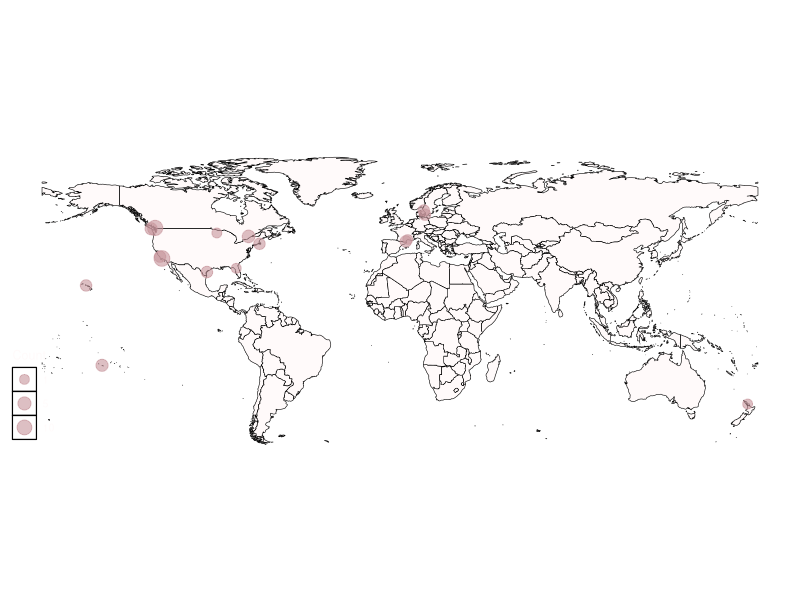
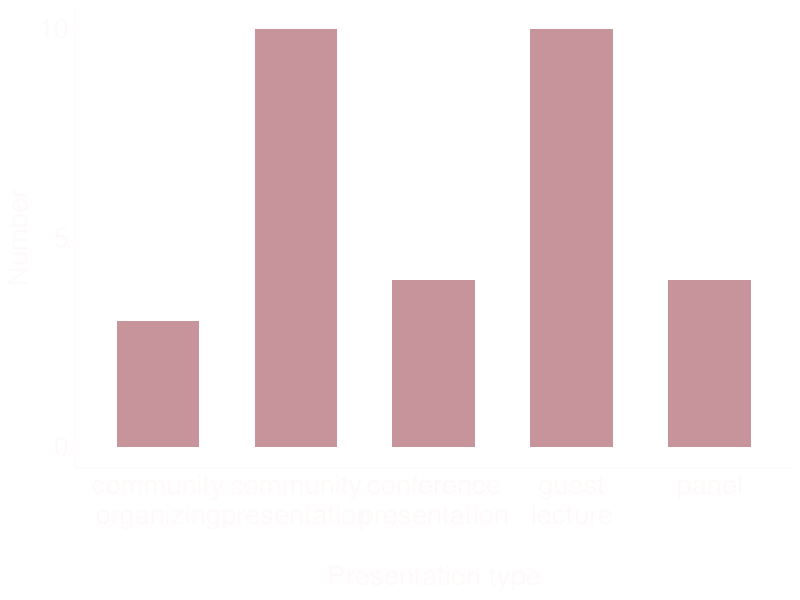

Reproduce these figures in R, in order.
## ---- chunk 1
knitr::opts_chunk$set(echo = TRUE)

library(ggplot2)
library(sf)
library("rnaturalearth")
library("rnaturalearthdata")
library(here)
library(ggthemes)
library(dplyr)
library(stringr)

## ---- chunk 2
world <- ne_countries(scale = "medium", returnclass = "sf")
collabs <- read.csv(here("phd-metrics", "map", "collabs-coordinates.csv"))

collabs_maps <- ggplot() +
    geom_sf(data = world, color = "black", fill = "snow1")+
  coord_sf(xlim= c(-180, 180), ylim = c(-50, 80))+
    geom_point(data = collabs, aes(y = lat, x = long, size = Count), color = "#c7949b", alpha = .6)+
  #  ggtitle("PhD Collaborations")+
  scale_size(range=c(3, 5), breaks=c(1, 5, 10, 15))+
    theme_map()+
    theme(plot.title = element_text(colour = "snow1", size =18),
          legend.background = element_rect(fill="transparent"),
          legend.title = element_text(color = "snow1"),
          legend.text = element_text(color = "snow1"),
          legend.key = element_rect(fill = "transparent"))

ggsave(here("phd-metrics", "map", "map_collabs.png"), height = 4, width = 8)


## ---- chunk 3
pres <- read.csv(here("phd-metrics", "plots", "presentations.csv"))

pres_count <- pres %>%
  dplyr::count(presentation_type)%>%
  filter(n<100)

x<-ggplot(pres_count, aes(x = presentation_type, y = n))+
  geom_col(fill = "#c7949b", width = 0.6)+
  labs(y = "Number", x = "\nPresentation type")+
  #ggtitle("Presentations throughout PhD")+
  scale_y_continuous(breaks = c(0, 5, 10))+
  scale_x_discrete(labels = function(x) str_wrap(x, width = 10))+
  theme(
  panel.background = element_rect(fill = "transparent",
                                  colour = NA_character_), # necessary to avoid drawing panel outline
  panel.grid.major = element_blank(), # get rid of major grid
  panel.grid.minor = element_blank(), # get rid of minor grid
  plot.background = element_rect(fill = "transparent",
                                 colour = NA_character_), # necessary to avoid drawing plot outline
  legend.background = element_rect(fill = "transparent"),
  legend.box.background = element_rect(fill = "transparent"),
  legend.key = element_rect(fill = "transparent"))+
  theme(text=element_text(size=20), #change font size of all text
        axis.text=element_text(size=20), #change font size of axis text
        axis.title=element_text(size=20, color = "snow1"), #change font size of axis titles
        plot.title=element_text(size=20, color = "snow1"), #change font size of plot title
        legend.text=element_text(size=20), #change font size of legend text
        legend.title=element_text(size=20), #change font size of legend title   
        axis.text.x=element_text(colour="snow1"),
        axis.text.y=element_text(colour="snow1"),
        axis.ticks = element_blank()  ,
        axis.line.x.bottom=element_line(color="snow1"),
        axis.line.y = element_line(color = "snow1"))
ggsave(here("phd-metrics", "plots", "presentations.png"), width = 12, height = 6)
